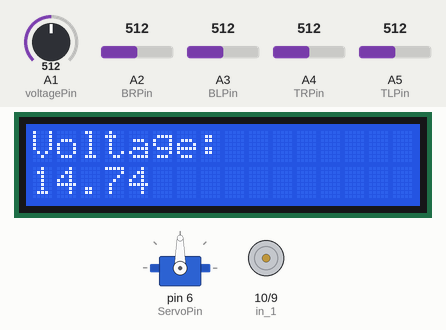
Simulated run of this sketch. Board: Arduino Uno, built with avr-gcc and run on an emulated ATmega328P. On the bench: servo, 16×2 character LCD, motor-driver pin pairs drawn as motors (green arrow = first pin HIGH = forward, orange = second pin HIGH = backward, longer = more drive). The test bench sets the inputs (shaded band); at power-on: A4 (TRPin) = 512, A2 (BRPin) = 512, A5 (TLPin) = 512, A1 (voltagePin) = 512, A3 (BLPin) = 512. What the sketch prints to the serial monitor is not drawn.

Above: at 5.1 s.
5.2 s: A4 (TRPin) set to 426
6.7 s: A4 (TRPin) set to 397
At 7.05 s:
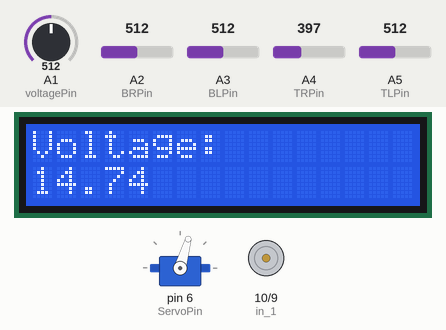
At 8.7 s:
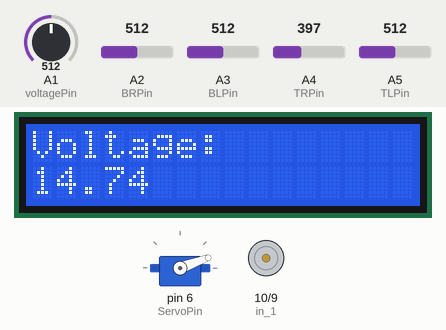
8.9 s: A2 (BRPin) set to 486
21.1 s: A2 (BRPin) set to 465
At 21.6 s:
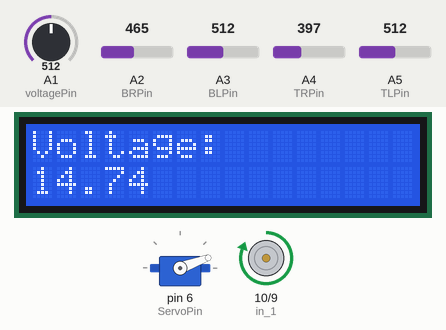
22.7 s: A5 (TLPin) set to 671
34.9 s: A5 (TLPin) set to 694
At 38.0 s:
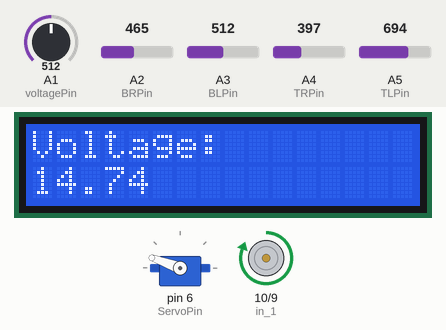
Timing chart, 0 to 38.3 s (numbered marks = the images above; inputs shaded):
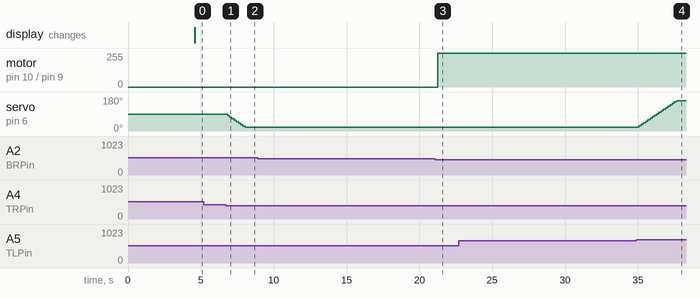

Measured:
- the behaviour switches between 412 and 411 on A4 (TRPin) (found by bisection; images 0 and 1)
- the behaviour switches between 477 and 476 on A2 (BRPin) (found by bisection; images 2 and 3)
- the behaviour switches between 680 and 681 on A5 (TLPin) (found by bisection; images 3 and 4)
- after the input at 5.2 s, every drawn part: stays the same
- after the input at 6.7 s, servo on pin 6 (ServoPin): moves from 90° to 20° over 1.2 s, starting after 0.13 s
- after the input at 8.9 s, every drawn part: stays the same
- after the input at 21.1 s, motor on pin 10 (in_1) / pin 9 (in_2): stopped → forward 255/255 after 0.15 s
- after the input at 22.7 s, every drawn part: stays the same
- after the input at 34.9 s, servo on pin 6 (ServoPin): moves from 20° to 160° over 2.6 s, starting after 0.17 s

The sketch:

main.ino
```cpp
#include <Servo.h>
#include <LiquidCrystal.h>

// initialize the library by associating any needed LCD interface pin
// with the arduino pin number it is connected to
const int rs = 12, en = 11, d4 = 5, d5 = 4, d6 = 3, d7 = 2;
LiquidCrystal lcd(rs, en, d4, d5, d6, d7);

// constants
const int TLPin = A5;
const int TRPin = A4;
const int BLPin = A3;
const int BRPin = A2;
const int ServoPin = 6;
const int voltagePin = A1; // solar panel voltage measure pin
const float R1 = 32900.00; // resistor1 for solar panel voltage measurement (ohms)
const float R2 = 6730.00; // resistor2 for solar panel voltage measurement (ohms)
const float scalingFactor = (5.00 / 1023.00) * ((R1 + R2) / R2);
const int threshold = 50;
const int servoSpeed = 8;

const int in_1 = 10 ; // DC-motor control pins
const int in_2 = 9 ;

// variables
int TLValue;
int TRValue;
int BLValue;
int BRValue;
int topValue;
int bottomValue;
int leftValue;
int rightValue;
int angle = 90; // start angle for the vertical motor is 90 degrees
float voltage;  // voltage from solar panel
int verticalDifference;
int horizontalDifference;
int LCDTimer = 0;

Servo ServoMotor;

void printValues(int TLValue, int TRValue, int BLValue, int BRValue, int angle, int topValue, int bottomValue, int leftValue, int rightValue) {
  Serial.print("TOP-LEFT: ");
  Serial.print(TLValue);
  Serial.print(", TOP-RIGHT: ");
  Serial.print(TRValue);
  Serial.print(" BOTTOM-LEFT: ");
  Serial.print(BLValue);
  Serial.print(", BOTTOM-RIGHT: ");
  Serial.print(BRValue);
  Serial.print(", Angle: ");
  Serial.println(angle);
  Serial.print(", Top-value:");
  Serial.print(topValue);
  Serial.print(", Bottom-value:");
  Serial.print(bottomValue);
  Serial.print(", Left-value:");
  Serial.print(leftValue);
  Serial.print(", Right-value:");
  Serial.println(rightValue);
}

void setup() {
  // change frequency of DC-motor
  TCCR1B = TCCR1B & B11111000 | B00000001;
  pinMode(in_1,OUTPUT);
  pinMode(in_2,OUTPUT);
  ServoMotor.attach(ServoPin);
  pinMode(TLPin, INPUT);
  pinMode(TRPin, INPUT);
  pinMode(BLPin, INPUT);
  pinMode(BRPin, INPUT);
  pinMode(voltagePin, INPUT);
  // set up the LCD's number of columns and rows:
  lcd.begin(16, 2);
  lcd.print("Voltage:");
  Serial.begin(9600);
}

void loop(){
  LCDTimer = LCDTimer + 1;
  if (LCDTimer > 30) {
	voltage = analogRead(voltagePin) * scalingFactor;
	lcd.setCursor(0, 1);
	lcd.print(voltage);
	LCDTimer = 0;
  }
  TLValue = analogRead(TLPin);
  TRValue = analogRead(TRPin);
  BLValue = analogRead(BLPin);
  BRValue = analogRead(BRPin);

  topValue = (TLValue + TRValue) / 2;
  bottomValue = (BLValue + BRValue) / 2;
  leftValue = (BLValue + TLValue) / 2;
  rightValue = (BRValue + TRValue) / 2;

  verticalDifference = topValue - bottomValue;
  horizontalDifference = leftValue - rightValue;

  if (abs(topValue - bottomValue) > threshold && (topValue > bottomValue)) {
	angle = angle + servoSpeed;
	if (angle > 160) {
  	angle = 160;
	}
   } else if (abs(topValue - bottomValue) > threshold && (bottomValue > topValue)) {
	angle = angle - servoSpeed;
	if (angle < 20) {
  	angle = 20;

	}
   }

  printValues(TLValue, TRValue, BLValue, BRValue, angle, topValue, bottomValue, leftValue, rightValue);

  ServoMotor.write(angle);

   if (abs(leftValue - rightValue) > 75 && (leftValue > rightValue)) {
	analogWrite(in_1,255) ;
	digitalWrite(in_2,LOW) ;
   } else if (abs(leftValue - rightValue) > 75 && (rightValue > leftValue)) {
	analogWrite(in_2,255) ;
	digitalWrite(in_1,LOW) ;
   } else {
	digitalWrite(in_1,LOW) ;
	digitalWrite(in_2,LOW) ;
   }
   delay(30);
}
```
